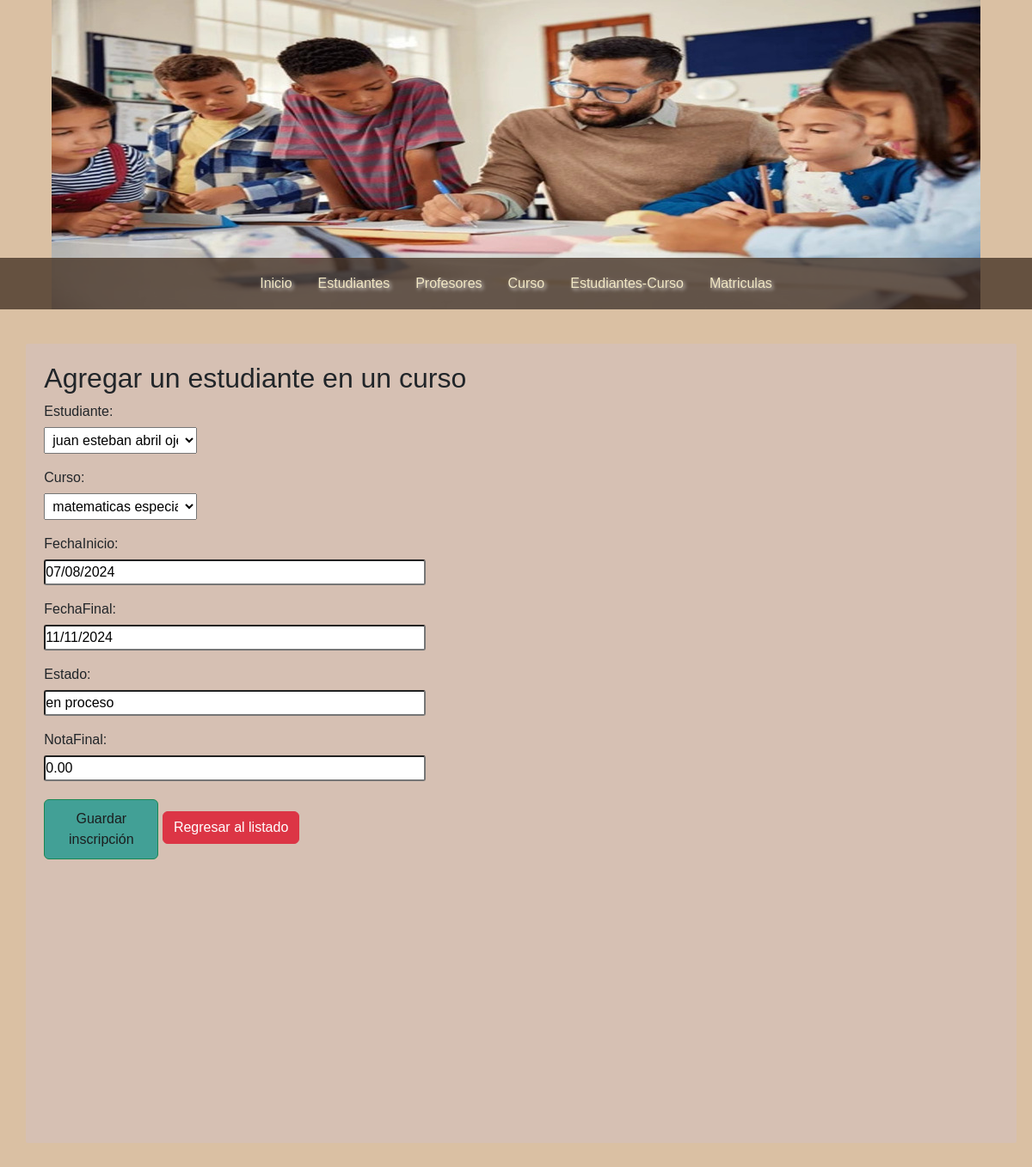
/estudiantes-cursos/editar/14/, run on the app's committed database.
### estudiante_curso/models.py (models this page shows, shortened)
class EstudianteCurso(models.Model):
    estudiante = models.ForeignKey(Persona, on_delete=models.SET_NULL, null = True, related_name='cursos', limit_choices_to={'rol':'Estudiante'})
    curso = models.ForeignKey(curso, on_delete=models.SET_NULL, null= True)
    fechaInicio = models.DateField()
    fechaFinal = models.DateField()
    estado = models.CharField(max_length=100)
    notaFinal = models.DecimalField(max_digits=3, decimal_places=2)
    class Meta:
        db_table = 'Estudiantes_Cursos'

### estudiante_curso/views.py (the view)
# urls.py: path('estudiantes-cursos/editar/<int:estudiante_curso_id>/', editar_estudiante_curso, name='editar_estudiante_curso'),
def editar_estudiante_curso(request, estudiante_curso_id):
    estudiante_curso_instance = get_object_or_404(EstudianteCurso, id=estudiante_curso_id)
    if request.method == 'POST':
        form = EstudianteCursoForm(request.POST, instance=estudiante_curso_instance)
        if form.is_valid():
            form.save()
            return redirect('lista-estudiantes-cursos')
    else:
        form = EstudianteCursoForm(instance=estudiante_curso_instance)
    return render(request, 'formulario_estudiante_curso.html', {'form': form})

### estudiante_curso/forms.py
class EstudianteCursoForm(forms.ModelForm):
    class Meta:
        model = EstudianteCurso
        fields = ['estudiante', 'curso', 'fechaInicio', 'fechaFinal', 'estado', 'notaFinal']  # Campos que deseas incluir en el formulario

### curso/models.py (called while the page is built)
    def __str__(self) -> str:
        return f'{self.nombre} - {self.capacidad_max} - {self.profesor.nombre} - {self.profesor.apellidos}'

### persona/models.py (called while the page is built)
    def __str__(self):
        return f'{self.nombre} {self.apellidos} - {self.dni} - {self.rol}'

### estudiante_curso/templates/formulario_estudiante_curso.html (shortened to what this page needs)
{% extends "index.html" %}
{% block content %}
    <h2>Agregar un estudiante en un curso</h2>
    <form method="post">
        {{ form.as_p }}
        <button type="submit" class="btn btn-success">Guardar inscripción</button>
        <a href="{% url 'lista-estudiantes-cursos' %}" class="btn btn-danger">Regresar al listado</a>
    </form>
{% endblock %}

### mainApp/static/css/styles.css (style rules this page uses)
* { margin: 0px; padding: 0px; font-family: Arial, Helvetica, sans-serif; text-decoration: none; }
body { background-color: #DAC0A3; }
.box form { width: 40%; }
.box form input, .box form label { display: block; border-radius: 3px; height: 30px; }
.box form input { width: 100%; margin-bottom: 15px; }
.box form input[type="submit"], .box form button { padding: 10px; margin-top: 5px; background: #42a096; color: #1B1E1F; width: 30%; transition: 300ms all; }
.box form select { display: block; margin-bottom: 15px; width: 40%; padding: 5px; }

### mainApp/templates/index.html (style rules this page uses)
body { background-color: #DAC0A3; }

### data on the page
EstudianteCurso: estudiante "juan esteban abril ojeda - 1003844756 - Estudiante", curso "matematicas especiales - 35 - jhon pablo - perez moreno", fechaInicio "07/08/2024", fechaFinal "11/11/2024", estado "en proceso", notaFinal "0.00"
